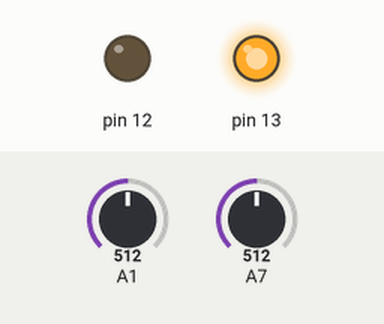
Simulated run of this sketch. Board: Arduino Uno, built with avr-gcc and run on an emulated ATmega328P. Shown: output pins drawn as LEDs (lit = HIGH). Inputs (shaded band) come from the test bench; at power-on: A1 = 512, A7 = 512. What the sketch prints to the serial monitor is not drawn.

Above: at 0.1 s.
Timing chart, 0 to 1.6 s (numbered marks = the images above):
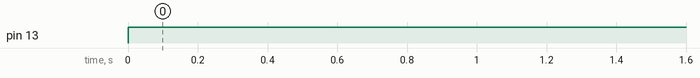

Measured:
- by itself, pin 13: LOW → HIGH at 0.00 s

The sketch:

IR_test_3_D.ino
```cpp
int val = analogRead(7);
int amt = analogRead(9);

void setup()
{
  pinMode(13, OUTPUT);
  pinMode(12, OUTPUT);
  pinMode(7, INPUT);
  pinMode(9, INPUT);
  Serial.begin(9600);
}

void loop() {
 if ((val*1000) == (amt*1000))

    {
      digitalWrite(12, LOW);
      digitalWrite(13, HIGH);
    }
    else if ((val*1000) != (amt*1000))
    {
      digitalWrite(12, HIGH);
      digitalWrite(13, LOW);
    }
    Serial.println(analogRead(7));
    Serial.println(                  );
    Serial.println(analogRead(9));

  }
```
